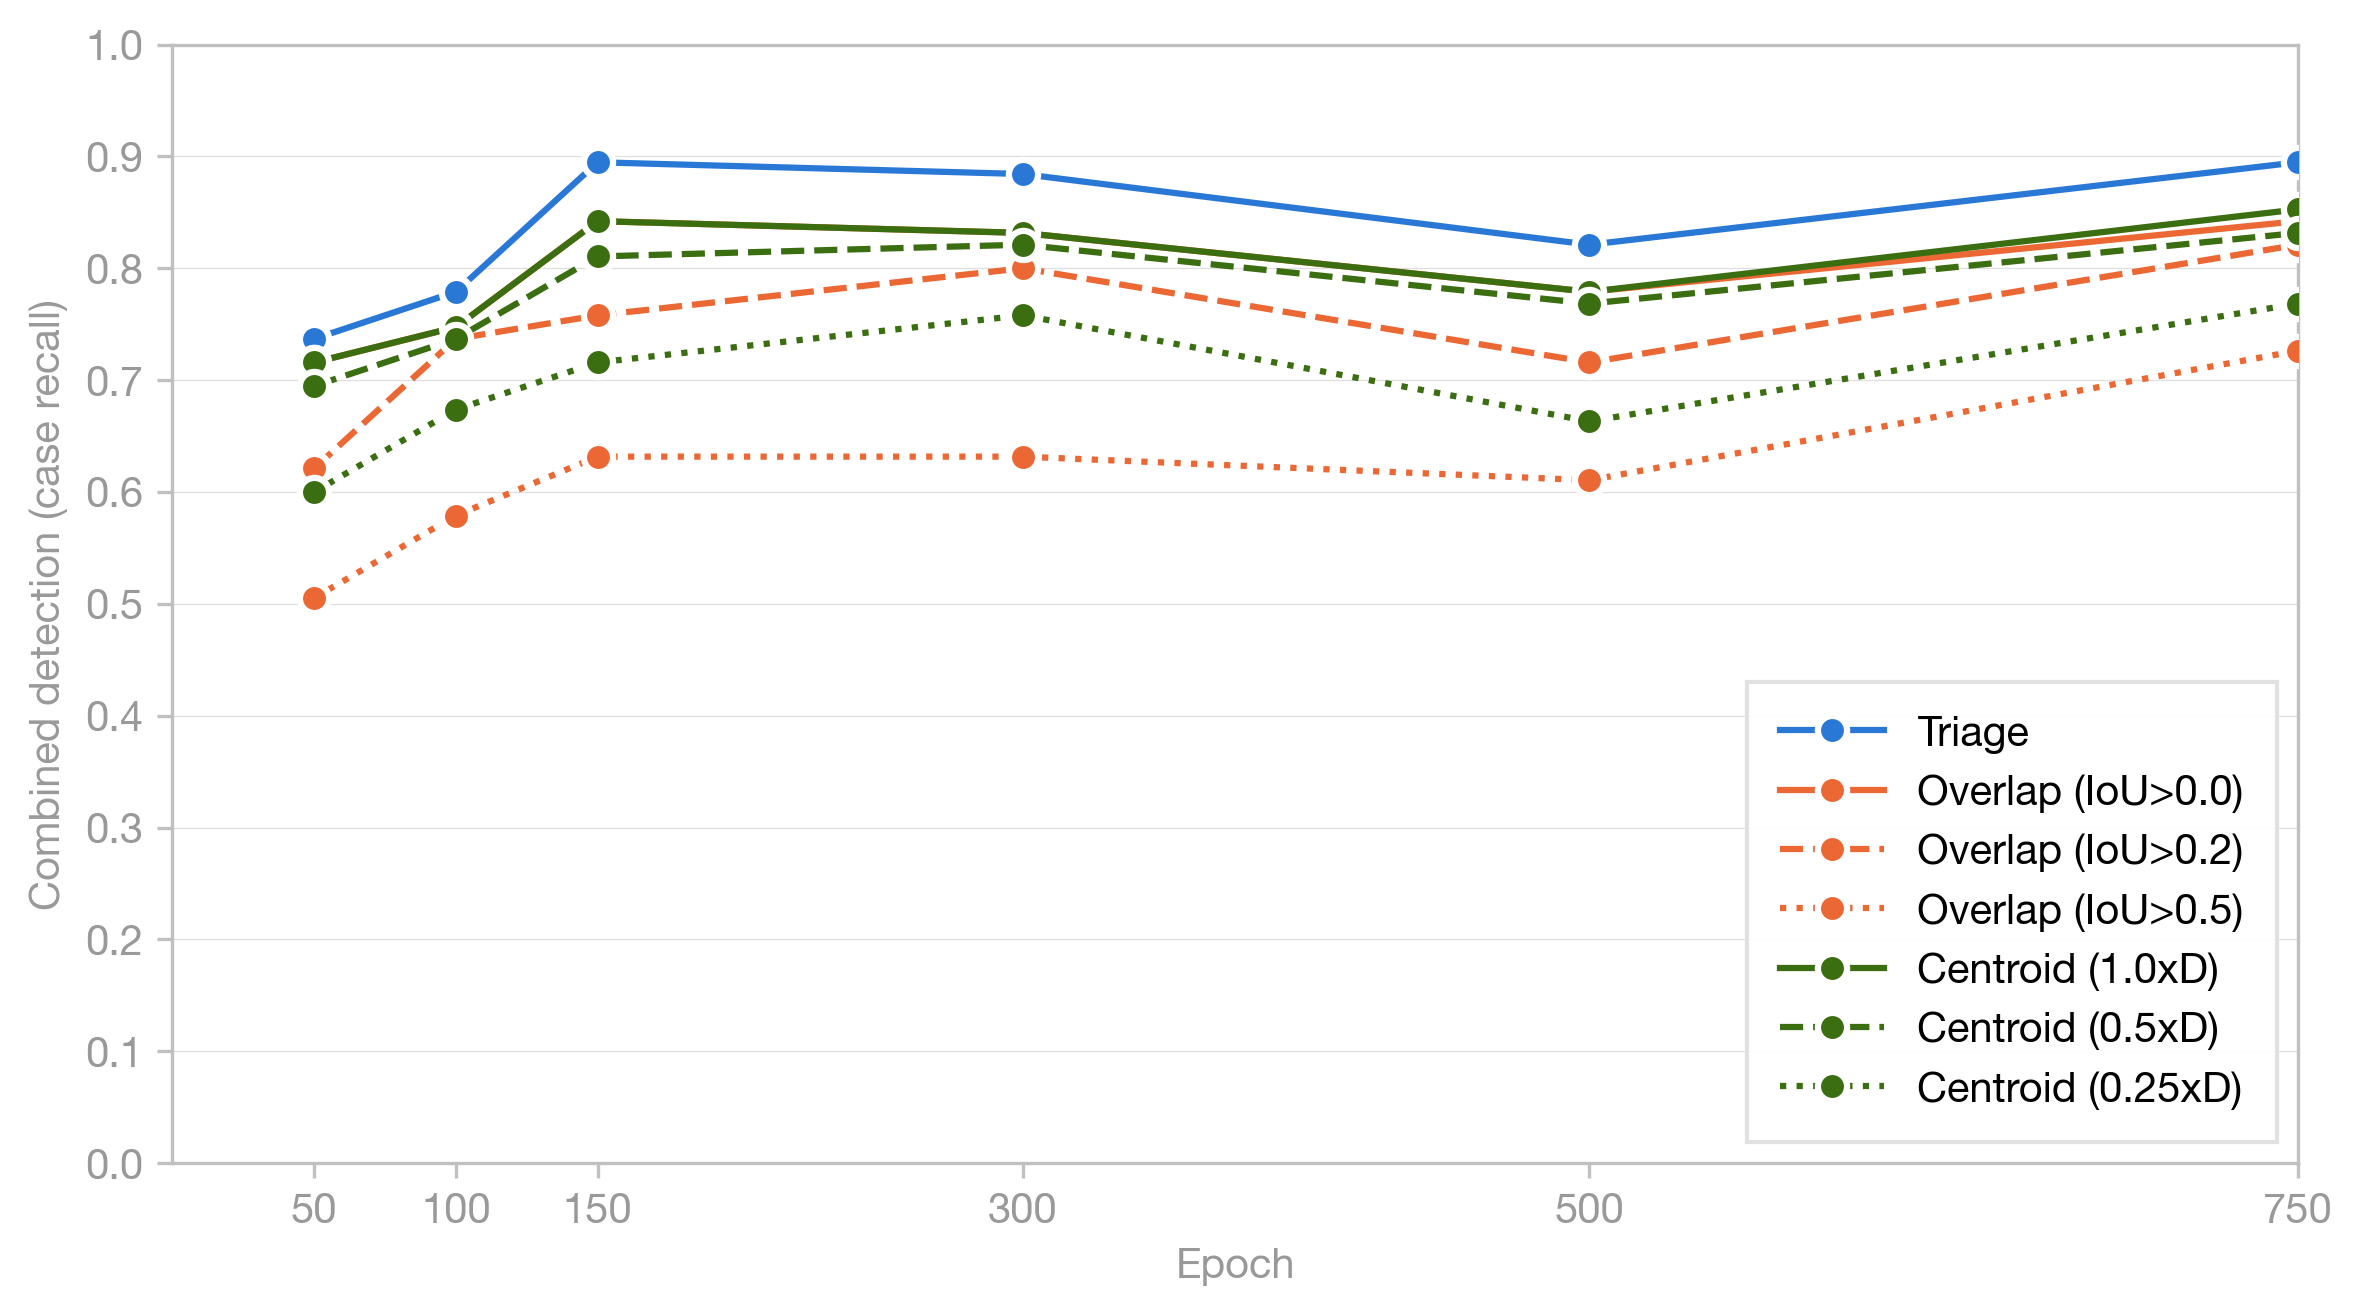

Recreate this plot in Python.
"""Combined (all-masses) detection vs. epoch, seven criteria on one chart.

Plots combined case-level recall across two detection families plus triage,
so the permissiveness ladder can be read off against epoch in one view:

  - triage:          any retained predicted mass anywhere (no overlap required)
  - overlap (IoU):   IoU > 0, IoU > 0.2, IoU > 0.5 (per-component)
  - centroid (deq):  1.0x, 0.5x, 0.25x the GT equivalent diameter

The values are read from the per-criterion JSON artifacts already produced by
the individual analysis scripts (recomputation would duplicate their logic).
Combined detection is the case-level recall over all mass-present cases.

Single-seed run (seed 42, 625 images, joint-selected checkpoints); no error bars.

Run from project root:
    python analysis/reports/detection_by_epoch/combined_detection_by_epoch.py
"""

import json
import os

import numpy as np
import matplotlib
matplotlib.use('Agg')
import matplotlib.pyplot as plt
import matplotlib.ticker as ticker
from pathlib import Path

SCRIPT_DIR = Path(__file__).resolve().parent
PROJECT_ROOT = SCRIPT_DIR.parent.parent.parent
OUT_DIR = SCRIPT_DIR

# Root holding the individual per-criterion analysis outputs.
ANALYSIS_ROOT = PROJECT_ROOT / "analysis/epoch_convergence"

# Criterion -> (source JSON path, legend label, color, line style). Ordered
# triage first, then the IoU family (lenient -> strict) and the centroid family
# (lenient -> strict). Each family shares one color, varying only the line style.
CRITERIA = [
    ("triage",   "epoch_convergence_by_triage_detection/epoch_convergence_by_triage_detection.json",
     "Triage",                "#2a78d6", "-"),
    ("iou_0",    "epoch_convergence_by_overlap_detection/epoch_convergence_by_overlap_detection_iou_00.json",
     "Overlap (IoU>0.0)",     "#eb6834", "-"),
    ("iou_02",   "epoch_convergence_by_overlap_detection/epoch_convergence_by_overlap_detection_iou_02.json",
     "Overlap (IoU>0.2)",     "#eb6834", "--"),
    ("iou_05",   "epoch_convergence_by_overlap_detection/epoch_convergence_by_overlap_detection_iou_05.json",
     "Overlap (IoU>0.5)",     "#eb6834", ":"),
    ("deq_100",  "epoch_convergence_by_centroid_detection/epoch_convergence_by_centroid_detection_deq_100.json",
     "Centroid (1.0xD)",      "#3b6d11", "-"),
    ("deq_050",  "epoch_convergence_by_centroid_detection/epoch_convergence_by_centroid_detection_deq_050.json",
     "Centroid (0.5xD)",      "#3b6d11", "--"),
    ("deq_025",  "epoch_convergence_by_centroid_detection/epoch_convergence_by_centroid_detection_deq_025.json",
     "Centroid (0.25xD)",     "#3b6d11", ":"),
]

plt.rcParams.update({
    'font.family': 'sans-serif',
    'font.sans-serif': ['Helvetica Neue', 'Helvetica', 'Arial', 'sans-serif'],
    'font.size': 10,
    'font.weight': '400',
    'axes.labelsize': 10,
    'axes.labelcolor': '#999999',
    'xtick.labelsize': 10,
    'ytick.labelsize': 10,
    'xtick.color': '#999999',
    'ytick.color': '#999999',
    'legend.fontsize': 10,
    'legend.framealpha': 0.95,
    'legend.edgecolor': '#e0e0e0',
    'grid.linewidth': 0.3,
    'grid.alpha': 0.4,
    'figure.facecolor': 'white',
    'axes.facecolor': 'white',
    'axes.spines.top': True,
    'axes.spines.right': True,
})


def load_recall(rel_path):
    """Return (epochs, combined case_recall) from a criterion JSON."""
    path = ANALYSIS_ROOT / rel_path
    with open(path) as f:
        data = json.load(f)
    return data["epochs"], data["combined"]["Detection"]


def main():
    os.makedirs(OUT_DIR, exist_ok=True)

    epochs = None
    series = []  # (label, recall_list, color, linestyle)
    for key, rel_path, label, color, linestyle in CRITERIA:
        p = ANALYSIS_ROOT / rel_path
        if not p.exists():
            print(f"WARNING: {p} not found, skipping {key}")
            continue
        ep, recall = load_recall(rel_path)
        if epochs is None:
            epochs = ep
        elif ep != epochs:
            print(f"WARNING: epoch mismatch for {key}, expected {epochs}, got {ep}")
        series.append((label, recall, color, linestyle))

    if epochs is None:
        print("No criterion JSONs found, exiting")
        return

    # --- Terminal table ---
    header = f"{'Epoch':>5} | " + " | ".join(f"{l:>18}" for l, *_ in series)
    print(header)
    print("-" * len(header))
    for i, ep in enumerate(epochs):
        print(f"{ep:>5} | " + " | ".join(f"{s[i]:>18.4f}" for _, s, *_ in series))

    # --- Markdown ---
    md_lines = [
        "# Combined detection vs. epoch",
        "",
        "Single preliminary milestones run: seed 42, 625 images, joint-selected "
        "checkpoints. No error bars (single seed).",
        "",
        "Values are combined case-level recall (fraction of all mass-present "
        "cases detected) under seven criteria: triage, three overlap IoU tiers, "
        "and three centroid tolerance tiers.",
        "",
        "| Epoch |" + "".join(f" {l} |" for l, *_ in series),
    ]
    md_lines.append("|------:|" + "".join("--------------:|" for _ in series))
    for i, ep in enumerate(epochs):
        md_lines.append(f"| {ep} |" +
                        "".join(f" {s[i]:.4f} |" for _, s, *_ in series))
    md_lines.append("")
    md_path = OUT_DIR / "combined_detection_by_epoch.md"
    with open(md_path, "w") as f:
        f.write("\n".join(md_lines))
    print(f"Wrote {md_path}")

    # --- Plot ---
    fig, ax = plt.subplots(figsize=(8, 4.5))
    for label, recall, color, linestyle in series:
        ax.plot(epochs, recall, linestyle, color=color, label=label,
                marker='o', markersize=7, linewidth=1.5, markeredgecolor='white',
                markeredgewidth=1.5, zorder=3)

    ax.set_xlabel('Epoch')
    ax.set_ylabel('Combined detection (case recall)')
    ax.set_xlim(left=0, right=epochs[-1])
    ax.set_xticks(epochs)
    ax.set_ylim(0, 1.0)
    ax.set_yticks(np.arange(0, 1.1, 0.1))
    ax.yaxis.set_major_formatter(ticker.FormatStrFormatter('%.1f'))
    ax.grid(True, axis='y', linewidth=0.3, alpha=0.4)
    ax.grid(False, axis='x')

    for sp in ax.spines.values():
        sp.set_color('#c0c0c0')
    ax.tick_params(axis='both', which='both', color='#c0c0c0',
                   labelcolor='#999999')

    ax.legend(loc='lower right', frameon=True, fancybox=False, borderpad=0.8,
              handlelength=2.5)

    plt.tight_layout(pad=1.2)

    for ext in ('pdf', 'png'):
        out = OUT_DIR / f'combined_detection_by_epoch.{ext}'
        fig.savefig(out, dpi=300, bbox_inches='tight',
                    metadata={'CreationDate': None})
        print(f'Wrote {out}')
    plt.close(fig)


if __name__ == "__main__":
    main()
